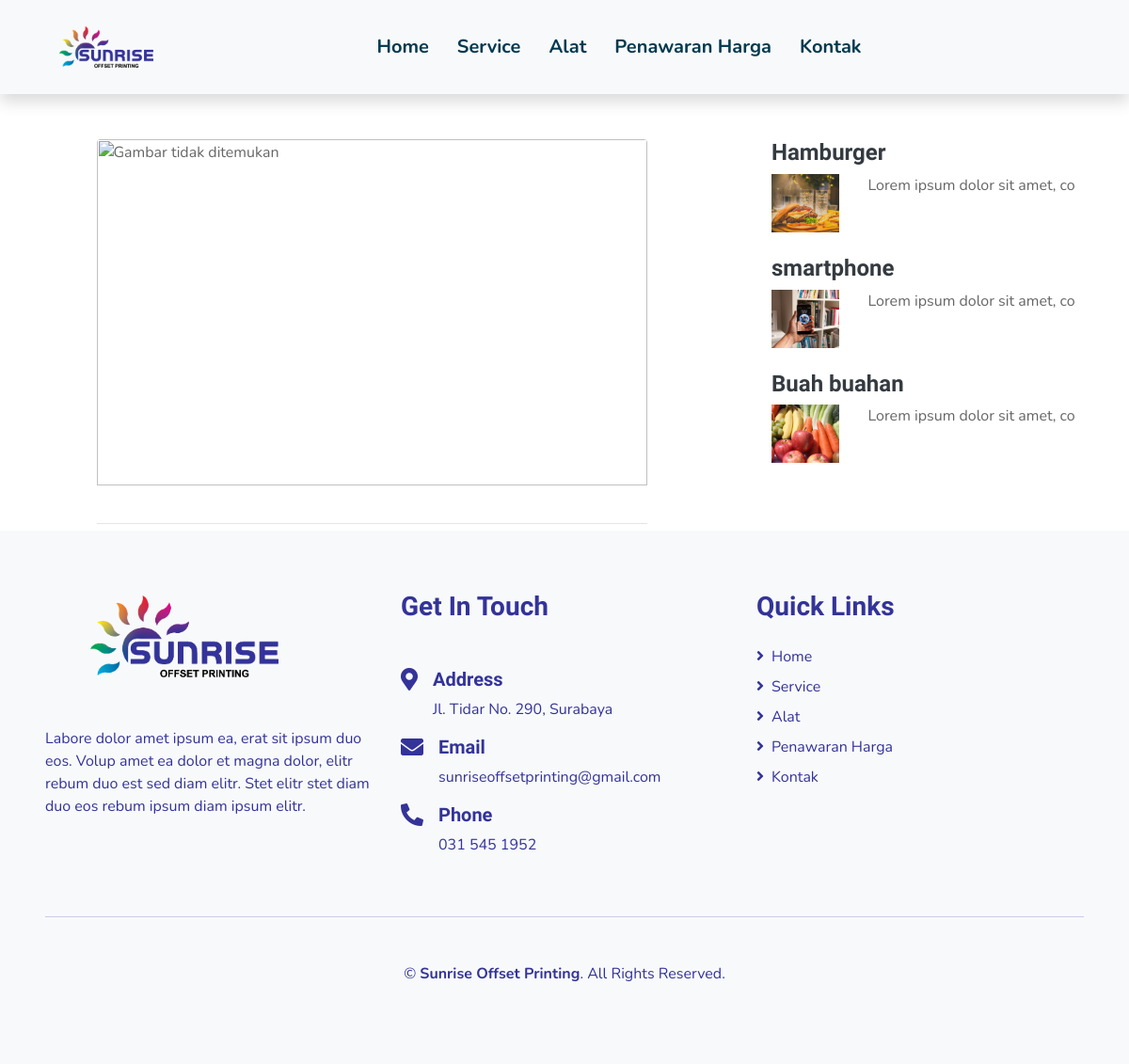
Page /produk.php on the earlier database version.
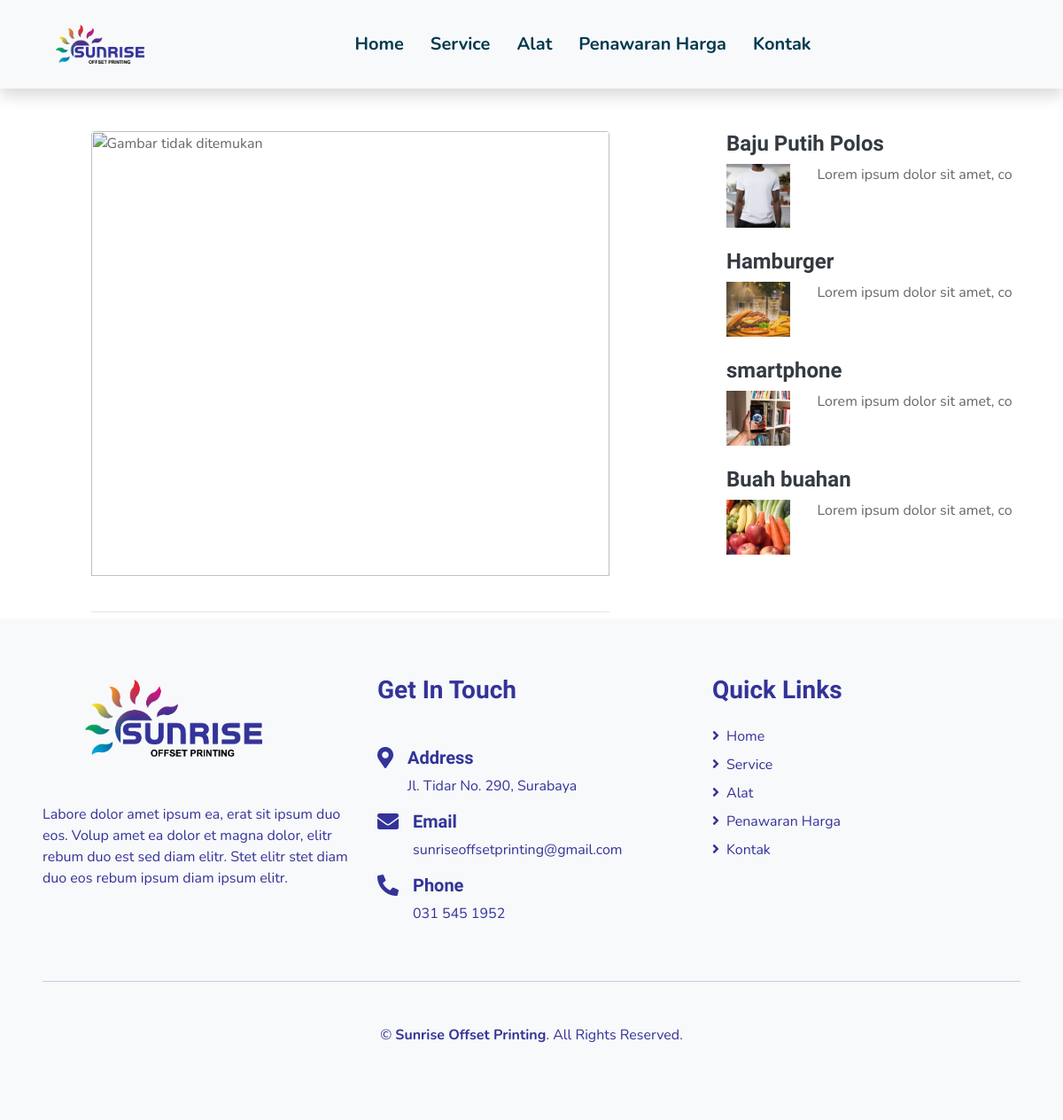
Same page on the later database version.
### tables this page shows
CREATE TABLE `produk` (
  `id_produk` int(11) NOT NULL,
  `kode_produk` char(10) NOT NULL,
  `judul_produk` varchar(100) NOT NULL,
  `deskripsi` text NOT NULL,
  `gambar` varchar(100) NOT NULL DEFAULT 'gambar_default.png',
  `tanggal` datetime NOT NULL,
  `status` int(11) NOT NULL,
  `id_pengguna` int(11) NOT NULL
);

### produk.php (the view, shortened to what the changed rows need)
    <link
      href="https://cdnjs.cloudflare.com/ajax/libs/font-awesome/5.10.0/css/all.min.css"
      rel="stylesheet"
    />
    <link href="lib/flaticon/font/flaticon.css" rel="stylesheet" />
    <link href="lib/owlcarousel/assets/owl.carousel.min.css" rel="stylesheet" />
    <link href="lib/lightbox/css/lightbox.min.css" rel="stylesheet" />
    <link href="css/style.css" rel="stylesheet" />
<body>
<div class="row">
    <div class="col-lg-4">
        <div class="row">
            <?php
                include 'config/database.php';
                $sql="select * from produk where status=1 order by id_produk desc";
                $hasil=mysqli_query($kon,$sql);
                while ($data = mysqli_fetch_array($hasil)):
            ?>
            <div class="col-sm-12">
                <div class="caption">
                    <h4><a class="text-dark" href="produk.php?halaman=produk&id=<?php echo $data['id_produk'];?>"><?php echo $data['judul_produk'];?></a></h4>
                    <div class="row">
                        <div class="col-lg-3">
                            <a href="produk.php?halaman=produk&id=<?php echo $data['id_produk'];?>"><img src="assets/img/produk/<?php echo $data['gambar'];?>"  width="100%" alt="Gambar tidak ditemukan" ></a>
                        </div>
                        <div class="col-sm-9">
                            <?php
                                $ambil=$data["deskripsi"];
                                $panjang = strip_tags(html_entity_decode($ambil,ENT_QUOTES,"ISO-8859-1"));
                                echo substr($panjang, 0, 30);
                            ?>
                        </div>
                    </div>
                    <br>
                </div>
            </div>
            <?php endwhile; ?>
        </div>
    </div>
</div>
</body>

Differences in the rows shown:
now on this page (row edited): produk: judul_produk "Baju Putih Polos", gambar (picture), deskripsi "Lorem ipsum dolor sit amet, co"
